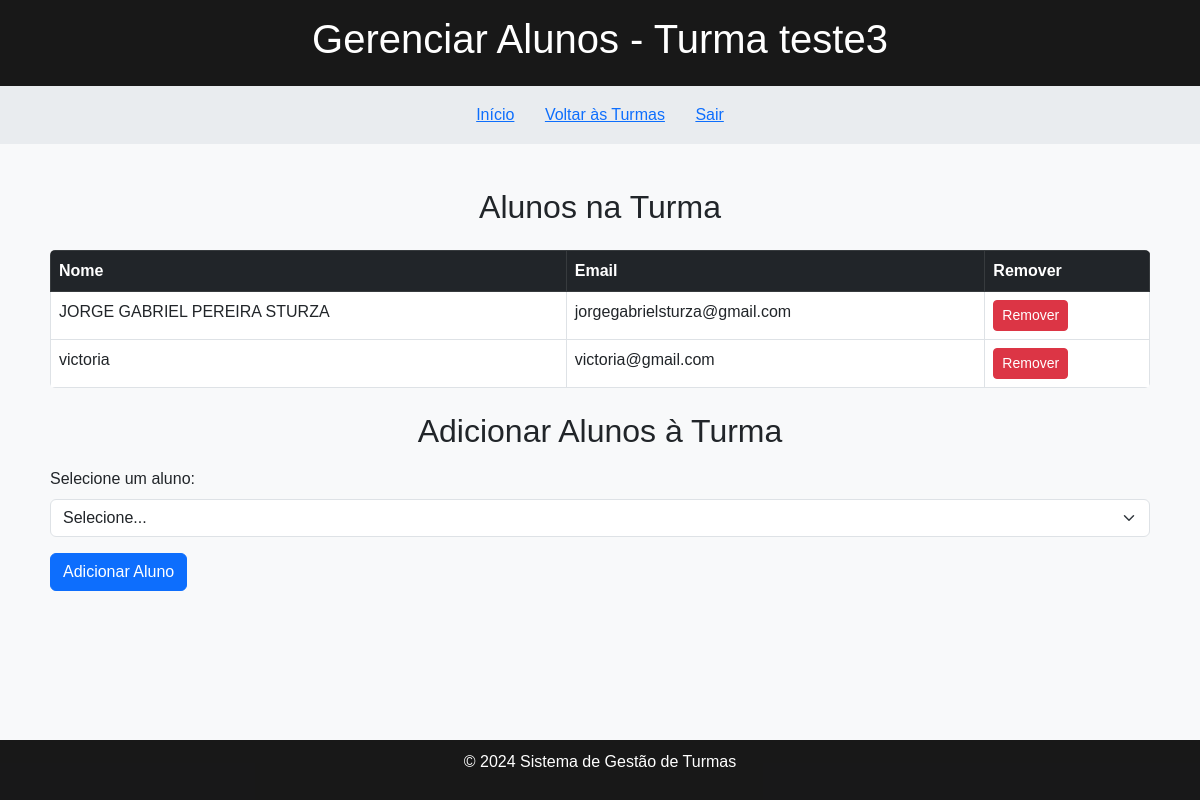
/Telas/Gerenciaralunos.php?idTurma=3 (signed in), run on the app's committed database.
### tables this page shows
CREATE TABLE `turma` (
  `id` int(11) NOT NULL,
  `nome` varchar(40) NOT NULL,
  `descricao` varchar(40) DEFAULT NULL,
  `professorid` int(11) NOT NULL
);

CREATE TABLE `aluno` (
  `id` int(11) NOT NULL,
  `nome` varchar(40) NOT NULL,
  `email` varchar(50) NOT NULL,
  `cpf` varchar(11) NOT NULL,
  `senha` varchar(50) NOT NULL
);

### Banco/conexao.php (called while the page is built, shortened)
<?php
	class Conexao{
	    private  $usuario = 'root';
	    private  $senha = '';
		public  function conexao(){
	    	return new PDO('mysql:host=localhost;dbname=bdoa; charset=utf8', $this->usuario, $this->senha);
		}
	}
?>

### Controle/controleturma.php (called while the page is built, shortened)
<?php
include_once __DIR__ . '/../Banco/conexao.php';
class controleturmma
{
    private $conexao;
    public function __construct()
    {
        $this->conexao = new Conexao();
        $this->conexao = $this->conexao->conexao();
    }
    public function NomeTurma($idTurma)
    {
        $stmt = $this->conexao->prepare("SELECT nome FROM turma WHERE id = :idturma");
        $stmt->bindParam(':idturma', $idTurma);
        $stmt->execute();
        $turma = $stmt->fetch(PDO::FETCH_ASSOC);
        if ($turma) {
            return $turma['nome'];
        } else {
            return null;
        }
    }
}
?>

### Controle/controlealuno.php (called while the page is built, shortened)
<?php
include_once __DIR__ . '/../Banco/conexao.php';
class controlealuno
{
    public function listarAlunosPorTurma($idturma)
    {
        $conexao = new Conexao();
        $conexao = $conexao->conexao();
        $stmt = $conexao->prepare(
            "SELECT aluno.id, aluno.nome, aluno.email
            FROM aluno
            INNER JOIN turmaaluno ON aluno.id = turmaaluno.alunoid
            WHERE turmaaluno.turmaid = :turmaid"
        );
        $stmt->bindValue(':turmaid', $idturma);
        $stmt->execute();
        $alunos = $stmt->fetchAll(PDO::FETCH_ASSOC);
        return $alunos;
    }
}
?>

### Telas/Gerenciaralunos.php (the view, shortened to what this page needs)
<?php
include_once '../Controle/controlealuno.php';
include_once '../Controle/controleturma.php';
$alunoCtrl = new controlealuno();
$turmaCtrl = new controleturmma();
$idTurma = $_GET['idTurma'] ?? null;
$alunos = $alunoCtrl->listarAlunosPorTurma($idTurma);
?>
<!DOCTYPE html>
<html lang="pt">
<head>
    <link rel="stylesheet" href="https://cdn.jsdelivr.net/npm/bootstrap@5.3.0/dist/css/bootstrap.min.css">
    <link rel="stylesheet" type="text/css" href="../CSS/cadastro.css">
</head>
<body>
    <header>
        <h1>Gerenciar Alunos - Turma <?php echo htmlspecialchars($turmaCtrl->NomeTurma($idTurma)); ?></h1>
    </header>
    <nav>
        <a href="index.php" class="btn btn-link">Início</a>
        <a href="Turma.php" class="btn btn-link">Voltar às Turmas</a>
        <a href="../Controle/sair.php" class="btn btn-link">Sair</a>
    </nav>
    <div class="container mt-4">
        <h2 class="text-center mb-4">Alunos na Turma</h2>
        <?php if (empty($alunos)): ?>
            <div class="alert alert-warning text-center">Nenhum aluno está associado a esta turma.</div>
        <?php else: ?>
            <table class="table table-bordered table-hover">
                <thead class="table-dark">
                    <tr>
                        <th>Nome</th>
                        <th>Email</th>
                        <th>Remover</th>
                    </tr>
                </thead>
                <tbody>
                    <?php foreach ($alunos as $aluno): ?>
                        <tr>
                            <td><?php echo htmlspecialchars($aluno['nome']); ?></td>
                            <td><?php echo htmlspecialchars($aluno['email']); ?></td>
                            <td>
                                <button class="btn btn-danger btn-sm" onclick="confirmarRemocao(<?php echo $aluno['id']; ?>)">
                                    <i class="fas fa-trash-alt"></i> Remover
                                </button>
                            </td>
                        </tr>
                    <?php endforeach; ?>
                </tbody>
            </table>
        <?php endif; ?>
        <h2 class="text-center mt-4">Adicionar Alunos à Turma</h2>
        <form action="../Controle/adicionarAlunoTurma.php" method="POST" class="mt-3">
            <div class="mb-3">
                <label for="idAluno" class="form-label">Selecione um aluno:</label>
                <select name="idAluno" id="idAluno" class="form-select" required>
                    <option value="">Selecione...</option>
                </select>
            </div>
            <button type="submit" class="btn btn-primary">Adicionar Aluno</button>
        </form>
    </div>
    <footer>
        <p>&copy; 2024 Sistema de Gestão de Turmas</p>
    </footer>
</body>
</html>

### CSS/cadastro.css (style rules this page uses)
body { font-family: Arial, sans-serif; margin: 0; padding: 0; display: flex; flex-direction: column; min-height: 100vh; background-color: #f8f9fa; }
header { background-color: rgba(0, 0, 0, 0.9); color: white; padding: 15px 20px; text-align: center; }
nav { background-color: #e9ecef; padding: 10px; text-align: center; }
nav a { text-decoration: none; color: #007bff; padding: 10px 15px; }
.container { flex: 1; padding: 20px; }
footer { background-color: rgba(0, 0, 0, 0.9); color: white; text-align: center; padding: 10px; position: relative; bottom: 0; width: 100%; }
.table { background-color: white; border-radius: 5px; overflow: hidden; }
.btn-sm { font-size: 0.875rem; }

### data on the page
turma: nome "teste3"
aluno: nome "JORGE GABRIEL PEREIRA STURZA", email "jorgegabrielsturza@gmail.com"
aluno: nome "victoria", email "victoria@gmail.com"
